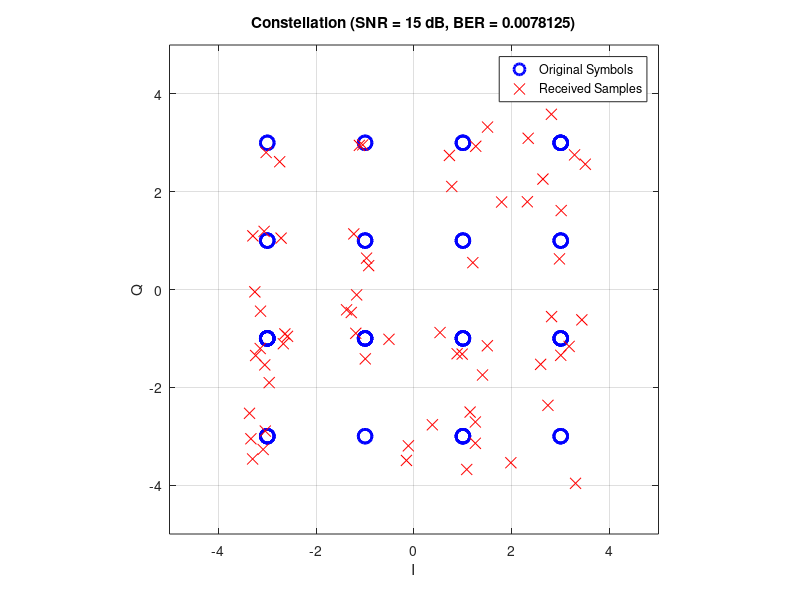
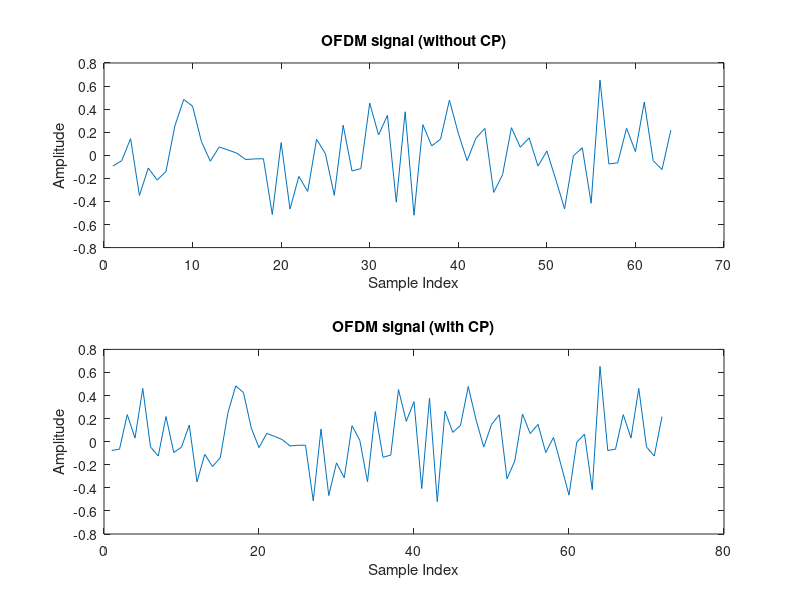

MATLAB code for these plots, in order:
clc , clear
% Input Data
bits = randi([0 1], 1,256);

num_subcarriers = 64;
padding_needed = mod(256 - mod(length(bits), 256), 256);
bits = [bits, zeros(1, padding_needed)];
I_bits = bits;

% Bit-to-Symbol Mapping 16-QAMA
bit_4 = reshape(bits ,4, []);
symbols = zeros(1,size(bit_4,2));


for k=1:size(bit_4,2)
    pair = bit_4(: , k);
    if isequal(pair, [0; 0; 0; 0])
        symbols(k)= 1 + 1j;
    elseif isequal(pair, [0; 0; 0; 1])
        symbols(k) = 3 + 1j;
    elseif isequal(pair, [0; 1; 0; 0])
        symbols(k) = 1 + 3j;
    elseif isequal(pair, [0; 1; 0; 1])
        symbols(k) = 3 + 3j;
    elseif isequal(pair, [0; 0; 1; 0])
        symbols(k) = -1 + 1j;
    elseif isequal(pair, [0; 1; 1; 0])
        symbols(k) = -1 + 3j;
    elseif isequal(pair, [0; 0; 1; 1])
        symbols(k) = -3 + 1j;
    elseif isequal(pair, [0; 1; 1; 1])
        symbols(k) = -3 + 3j;
    elseif isequal(pair, [1; 0; 1; 0])
        symbols(k) = -1 - 1j;
    elseif isequal(pair, [1; 1; 1; 0])
        symbols(k) = -1 - 3j;
    elseif isequal(pair, [1; 0; 1; 1])
        symbols(k) = -3 - 1j;
    elseif isequal(pair, [1; 1; 1; 1])
        symbols(k) = -3 - 3j;
    elseif isequal(pair, [1; 0; 0; 0])
        symbols(k) = 1 - 1j;
    elseif isequal(pair, [1; 1; 0; 0])
        symbols(k) = 1 - 3j;
    elseif isequal(pair, [1; 0; 0; 1])
        symbols(k) = 3 - 1j;
    elseif isequal(pair, [1; 1; 0; 1])
        symbols(k) = 3 - 3j;
    end

end
%  Serial to Parallel
ofdm_blocks = reshape(symbols, num_subcarriers, []); 

% IFFT
ofdm_time = ifft(ofdm_blocks, num_subcarriers, 1);

% Adding Cyclic Prefix
cp_len = num_subcarriers / 8;
ofdm_with_cp = zeros(num_subcarriers + cp_len, size(ofdm_time,2));

for i = 1:size(ofdm_time, 2)
   cp = ofdm_time(end - cp_len + 1:end, i);
    ofdm_with_cp(:, i) = [cp; ofdm_time(:, i)];
end

% Parallel to Serial
ofdm_serial = ofdm_with_cp(:).';


%%





% Channel
snr = 15; 
rx_serial = awgn(ofdm_serial, snr, 'measured');


% Serial to Parallel
rx_matrix = reshape(rx_serial,num_subcarriers + cp_len , []);

% Cyclic Prefix Removal
rx_no_cp = rx_matrix(cp_len+1:end, :); %remove cp

% FFT
rx_freq = fft(rx_no_cp, num_subcarriers, 1);  % size: [64 × num_blocks]

% Parallel to Serial
rx_symbols = rx_freq(:).'; 

% Symbol-to-Bit Mapping 16-QAM

sampled_I = real(rx_symbols);
sampled_Q = imag(rx_symbols);


Rbits = zeros(4,length(rx_symbols));
for k=1 :length(sampled_I)
    if sampled_I(k) > 0 && sampled_I(k) < 2 && sampled_Q(k) > 0 && sampled_Q(k) < 2
        Rbits(:, k) = [0; 0; 0 ; 0];
    elseif sampled_I(k) > 2 && sampled_Q(k) > 0 && sampled_Q(k) < 2
        Rbits(:, k) = [0; 0; 0; 1];
    elseif sampled_I(k) > 0 && sampled_I(k) < 2 && sampled_Q(k) > 2
        Rbits(:, k) = [0 ; 1; 0; 0];
    elseif sampled_I(k) > 2 && sampled_Q(k) > 2
        Rbits(:, k) = [0; 1; 0; 1];
    elseif sampled_I(k) > -2 && sampled_I(k) < 0 && sampled_Q(k) > 0 && sampled_Q(k) < 2
        Rbits(:, k) = [0; 0; 1; 0];
    elseif sampled_I(k) > -2 && sampled_I(k) < 0 && sampled_Q(k) > 2
        Rbits(:, k) = [0 ; 1; 1; 0];
    elseif sampled_I(k) > -2 && sampled_I(k) < 0 && sampled_Q(k) < 0 && sampled_Q(k) > -2
        Rbits(:, k) = [1; 0; 1; 0];
    elseif sampled_I(k) > -2 && sampled_I(k) < 0 && sampled_Q(k) < -2
        Rbits(:, k) = [1; 1; 1; 0];
    elseif sampled_I(k) < -2 && sampled_Q(k) > 0 && sampled_Q(k) < 2
        Rbits(:, k) = [0; 0; 1; 1];
    elseif sampled_I(k) < -2   && sampled_Q(k) > 2
        Rbits(:, k) = [0 ; 1; 1; 1];
    elseif sampled_I(k) < -2 && sampled_Q(k) < 0 && sampled_Q(k) > -2
        Rbits(:, k) = [1; 0; 1; 1];
    elseif sampled_I(k) < -2 && sampled_Q(k) < -2
        Rbits(:, k) = [1; 1; 1; 1];      
    elseif sampled_I(k) > 0 && sampled_I(k) < 2 && sampled_Q(k) < 0 && sampled_Q(k) > -2
        Rbits(:, k) = [1; 0; 0; 0];        
    elseif sampled_I(k) > 0 && sampled_I(k) < 2 && sampled_Q(k) < -2
        Rbits(:, k) = [1; 1; 0; 0];
    elseif sampled_I(k) > 2 && sampled_Q(k) < 0 && sampled_Q(k) > -2
        Rbits(:, k) = [1; 0; 0; 1];
    elseif sampled_I(k) > 2 && sampled_Q(k) < -2
        Rbits(:, k) = [1; 1; 0; 1];

    end
end



% Output Data

Rbits = Rbits(:).';

min_len = min(length(Rbits), length(I_bits));
num_errors = sum(Rbits(1:min_len) ~= I_bits(1:min_len));
ber = num_errors / min_len;
fprintf('BER: %.4f\n', ber);

figure;
plot(real(symbols), imag(symbols), 'bo', 'MarkerSize', 10, 'LineWidth', 2)
hold on;
plot(sampled_I, sampled_Q, 'rx', 'MarkerSize', 8);
legend('Original Symbols','Received Samples');
grid on;
xlim([-5 5]); ylim([-5 5]);
xlabel('I'); ylabel('Q');
title(['Constellation (SNR = ', num2str(snr), ' dB, BER = ', num2str(ber), ')']);
axis square;



figure;
subplot(2,1,1);
plot(real(ofdm_time(:,1)));
title('OFDM signal (without CP)');
xlabel('Sample Index'); ylabel('Amplitude');

subplot(2,1,2);
plot(real(ofdm_with_cp(:,1)));
title('OFDM signal (with CP)');
xlabel('Sample Index'); ylabel('Amplitude');
